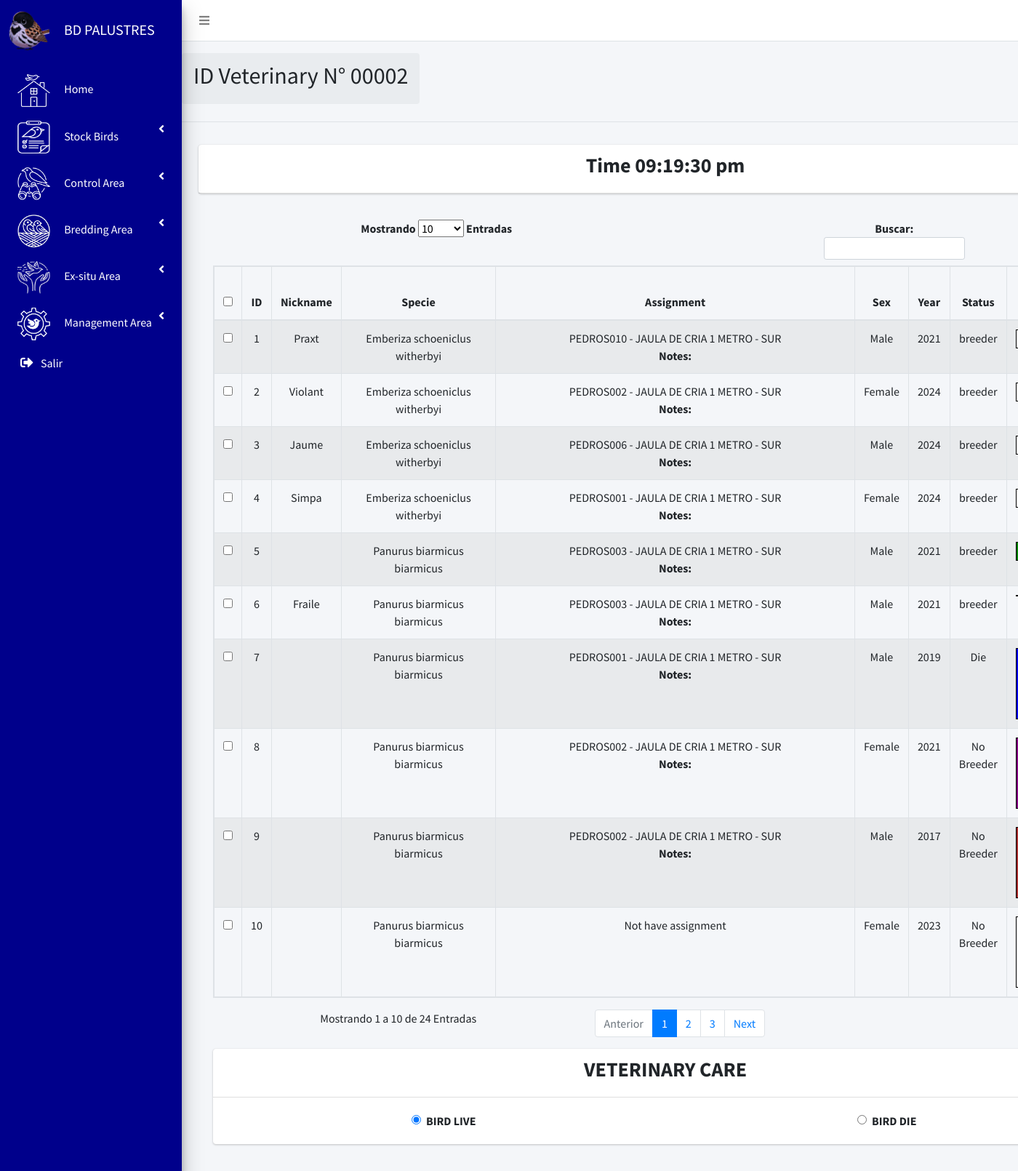
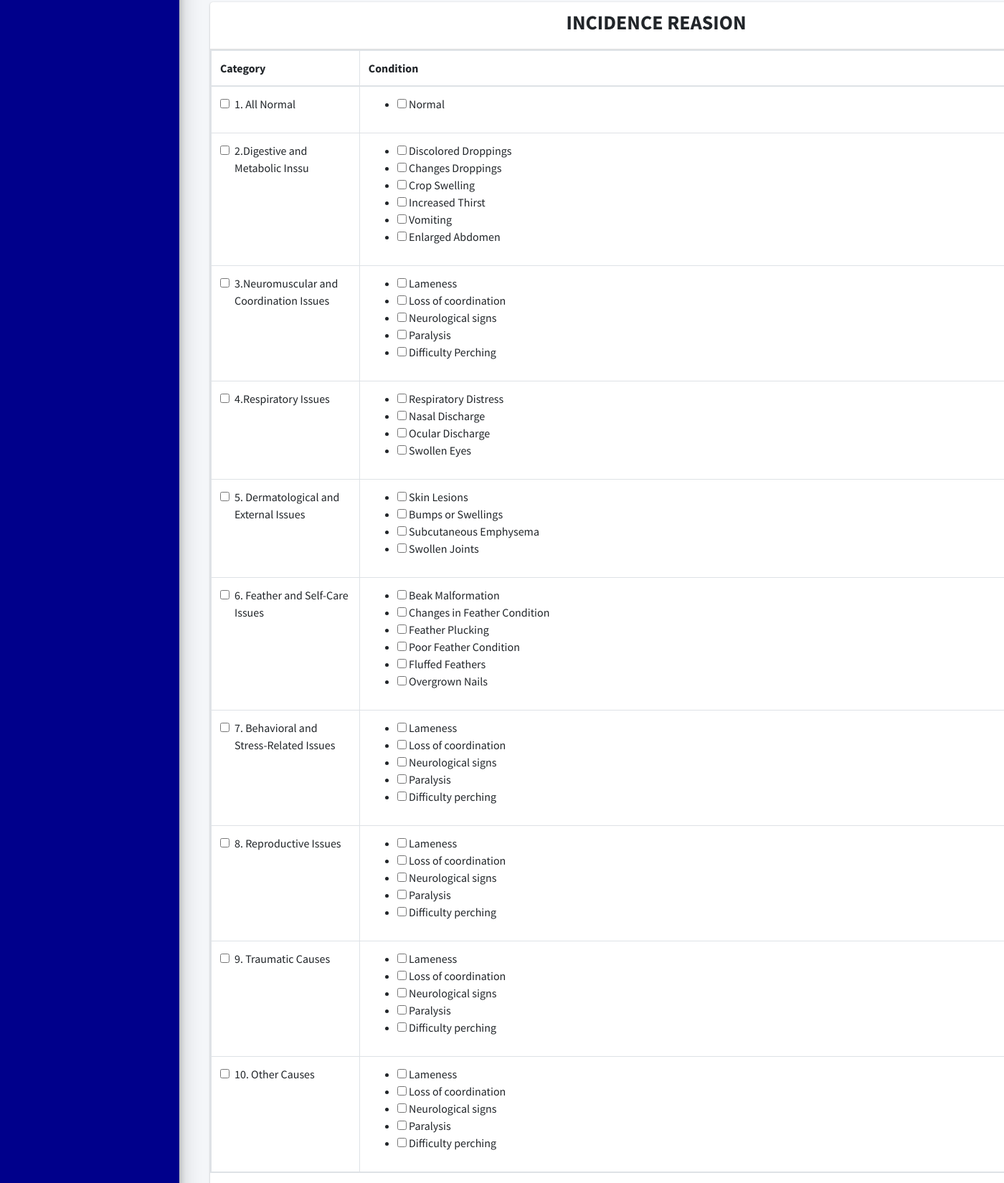
The app's page /admin/control_area/veterinary/insert_veterinary.php (signed in, upper part) with its own data (2 pictures, top to bottom).
### tables this page shows
CREATE TABLE `individuals` (
  `id_individual` int(255) NOT NULL,
  `id_parents` int(255) NOT NULL,
  `specie` varchar(255) NOT NULL,
  `origin` varchar(255) NOT NULL,
  `origin_type` int(255) NOT NULL,
  `born_center` varchar(255) NOT NULL,
  `P.N/Zepa` varchar(255) NOT NULL,
  `Transfer_center` varchar(255) NOT NULL,
  `sex` int(1) NOT NULL,
  `entry_date` date NOT NULL,
  `year` year(4) NOT NULL,
  `nickname` varchar(255) NOT NULL,
  `genetic_code` text NOT NULL,
  `status` varchar(255) NOT NULL,
  `left_leg` int(1) NOT NULL,
  `left_ring_type` varchar(255) NOT NULL,
  `left_ring_color` varchar(255) NOT NULL,
  `left_letter_color` varchar(255) NOT NULL,
  `left_ring_numer` varchar(255) NOT NULL,
  `right_leg` int(1) NOT NULL,
  `right_ring_type` varchar(255) NOT NULL,
  `right_ring_color` varchar(255) NOT NULL,
  `right_letter_color` varchar(255) NOT NULL,
  `right_ring_numer` varchar(255) NOT NULL,
  `notes` text NOT NULL,
  `Photo/doc` mediumblob NOT NULL
);

CREATE TABLE `species` (
  `id_species` int(255) NOT NULL,
  `scientific_name` varchar(255) NOT NULL,
  `common_name` varchar(255) NOT NULL
);

CREATE TABLE `facilities` (
  `id_facility` int(255) NOT NULL,
  `name_facility` varchar(255) NOT NULL,
  `type_facility` varchar(255) NOT NULL,
  `location` varchar(255) NOT NULL,
  `notes` text NOT NULL
);

### admin/control_area/veterinary/insert_veterinary.php (the view, shortened to what this page needs)
<?php
require_once BASE_URL . "/paginas/cabecera_tercer_nivel.php";
$sentencia_insert = $db->query("SELECT COUNT(*) as total FROM veterinary");
$row_insert = $sentencia_insert->fetch_assoc();
$itemData_insert = array('n_veterinary' => $row_insert['total']);
$conteo = $itemData_insert['n_veterinary'] + 1;
?>
<main role="main" class="content-wrapper">
    <div class="d-flex justify-content-between flex-wrap flex-md-nowrap align-items-center pt-3 pb-2 mb-3 border-bottom">
        <ol class="breadcrumb float-sm-right text-center"><h2>ID Veterinary N° 0000<?php echo $conteo ?></h2></ol>
    </div>
    <div class="content-header">
        <div class="container-fluid">
            <div class="col-12">
                <form method="post" action="new_veterinary.php" enctype="multipart/form-data" id="form_insert">
                    <div class="card mb-12">
                        <div class="card-header text-center">
                            <h3><strong>Time <?php echo date('h:i:s a'); ?></strong></h3>
                        </div>
                    </div>
                    <?php
$sentencia = $base_de_datos->query("SELECT * FROM individuals, species  where species.id_species = individuals.specie");
$usuario = $sentencia->fetchAll(PDO::FETCH_OBJ);
?>
      <div class="card-body">
        <center>
          <table id="example1" class="table table-bordered table-striped table-responsive">
            <thead>
              <tr>
                <th>
                  <input type="checkbox" id="select_all">
                </th>
                <th><center>ID</center></th>
                <th><center>Nickname</center></th>
                <th><center>Specie</center></th>
                <th><center>Assignment</center></th>
                <th><center>Sex</center></th>
                <th><center>Year</center></th>
                <th><center>Status</center></th>
                <th><center>Left Leg</center></th>
              </tr>
            </thead>
            <tbody>
              <?php foreach($usuario as $individuals) { ?>
                <tr>
                  <td>
                    <input type="checkbox" class="select-individual" name="selected_individuals[]" value="<?php echo $individuals->id_individual; ?>">
                  </td>
                  <td><center><?php echo $individuals->id_individual ?></center></td>
                  <td><center><?php echo $individuals->nickname ?></center></td>
                  <td width="20%"><center><?php echo $individuals->scientific_name ?></center></td>
                  <?php
                  $sentencia_assi = $base_de_datos->prepare("SELECT id_assignment, assignment_date, id_facility_name, notes  FROM facility_assignment where id_individual_assi = ? AND assignment_date!='' AND finish_date is null");
                  $sentencia_assi->execute([$individuals->id_individual]);
                  $assi = $sentencia_assi->fetch(PDO::FETCH_OBJ);
                  ?>
                  <td width="50%"><center>
                    <?php if(empty($assi->id_facility_name)){
                      echo "Not have assignment";
                    } else {
                      $sentencia_fac = $base_de_datos->prepare("SELECT name_facility, type_facility, location, notes FROM facilities WHERE id_facility  = ?;");
                      $sentencia_fac->execute([$assi->id_facility_name]);
                      $fac = $sentencia_fac->fetch(PDO::FETCH_OBJ);
                      echo $fac->name_facility.' - '.$fac->type_facility.' - '.$fac->location.'<br><strong>Notes:</strong> '.$fac->notes;
                    } ?>
                  </center></td>
                  <td><center><?php
                    switch ($individuals->sex) {
                      case '0': echo "Indeterminate"; break;
                      case '1': echo "Male"; break;
                      case '2': echo "Female"; break;
                    }
                  ?></center></td>
                  <td><center><?php echo $individuals->year ?></center></td>
                  <td><center><?php echo $individuals->status ?></center></td>
                  <td>
                    <div class="col-12" style="background-color:<?php echo $individuals->left_ring_color ?> ; border: 1px solid #000000">
                    </div>
                  </td>
                </tr>
              <?php } ?>
            </tbody>
          </table>
        </center>
         <div class="card mb-12">
            <div class="card-header text-center">
                <h3><strong>VETERINARY CARE</strong></h3>
            </div>
            <div class="card-body">
                <div class="row">
                    <div class="col-6 d-flex justify-content-center">
        <div class="form-check">
            <input class="form-check-input" type="radio" value="1" id="bird_live" name="bird" checked>
            <label for="bird_live" class="form-check-label fw-bold"><strong>BIRD LIVE</strong></label>
        </div>
    </div>
    <div class="col-6 d-flex justify-content-center">
        <div class="form-check">
            <input class="form-check-input" type="radio" value="2" id="bird_die" name="bird">
            <label for="bird_die" class="form-check-label fw-bold"><strong>BIRD DIE</strong></label>
        </div>
    </div>
                </div>
            </div>
        </div>
        <br>
        <div class="card mb-12">
    <div id="birdLiveContent">
        <?php include "bird_live.php"; ?>
    </div>
</div>
</form>
</main>
<?php include_once BASE_URL . "/paginas/pie_3.php"; ?>

### paginas/cabecera_tercer_nivel.php (style rules this page uses)
.content-wrapper { transition: margin-left 0.3s ease-in-out, width 0.3s ease-in-out; margin-left: 10px; width: calc(95%); }

### records on screen
individuals: id_individual "1", nickname "Praxt", species.scientific_name "Emberiza schoeniclus witherbyi", facilities.name_facility "PEDROS010", facilities.type_facility "JAULA DE CRIA 1 METRO", facilities.location "SUR", sex "Male", year "2021", status "breeder"
individuals: id_individual "2", nickname "Violant", species.scientific_name "Emberiza schoeniclus witherbyi", facilities.name_facility "PEDROS002", facilities.type_facility "JAULA DE CRIA 1 METRO", facilities.location "SUR", sex "Female", year "2024", status "breeder"
individuals: id_individual "3", nickname "Jaume", species.scientific_name "Emberiza schoeniclus witherbyi", facilities.name_facility "PEDROS006", facilities.type_facility "JAULA DE CRIA 1 METRO", facilities.location "SUR", sex "Male", year "2024", status "breeder"
individuals: id_individual "4", nickname "Simpa", species.scientific_name "Emberiza schoeniclus witherbyi", facilities.name_facility "PEDROS001", facilities.type_facility "JAULA DE CRIA 1 METRO", facilities.location "SUR", sex "Female", year "2024", status "breeder"
individuals: id_individual "5", species.scientific_name "Panurus biarmicus biarmicus", facilities.name_facility "PEDROS003", facilities.type_facility "JAULA DE CRIA 1 METRO", facilities.location "SUR", sex "Male", year "2021", status "breeder"
individuals: id_individual "6", nickname "Fraile", species.scientific_name "Panurus biarmicus biarmicus", facilities.name_facility "PEDROS003", facilities.type_facility "JAULA DE CRIA 1 METRO", facilities.location "SUR", sex "Male", year "2021", status "breeder"
individuals: id_individual "7", species.scientific_name "Panurus biarmicus biarmicus", facilities.name_facility "PEDROS001", facilities.type_facility "JAULA DE CRIA 1 METRO", facilities.location "SUR", sex "Male", year "2019", status "Die"
individuals: id_individual "8", species.scientific_name "Panurus biarmicus biarmicus", facilities.name_facility "PEDROS002", facilities.type_facility "JAULA DE CRIA 1 METRO", facilities.location "SUR", sex "Female", year "2021", status "No Breeder"
individuals: id_individual "9", species.scientific_name "Panurus biarmicus biarmicus", facilities.name_facility "PEDROS002", facilities.type_facility "JAULA DE CRIA 1 METRO", facilities.location "SUR", sex "Male", year "2017", status "No Breeder"
individuals: id_individual "10", species.scientific_name "Panurus biarmicus biarmicus", shows "Not have assignment", sex "Female", year "2023", status "No Breeder"

### other values on screen
$conteo "2"
